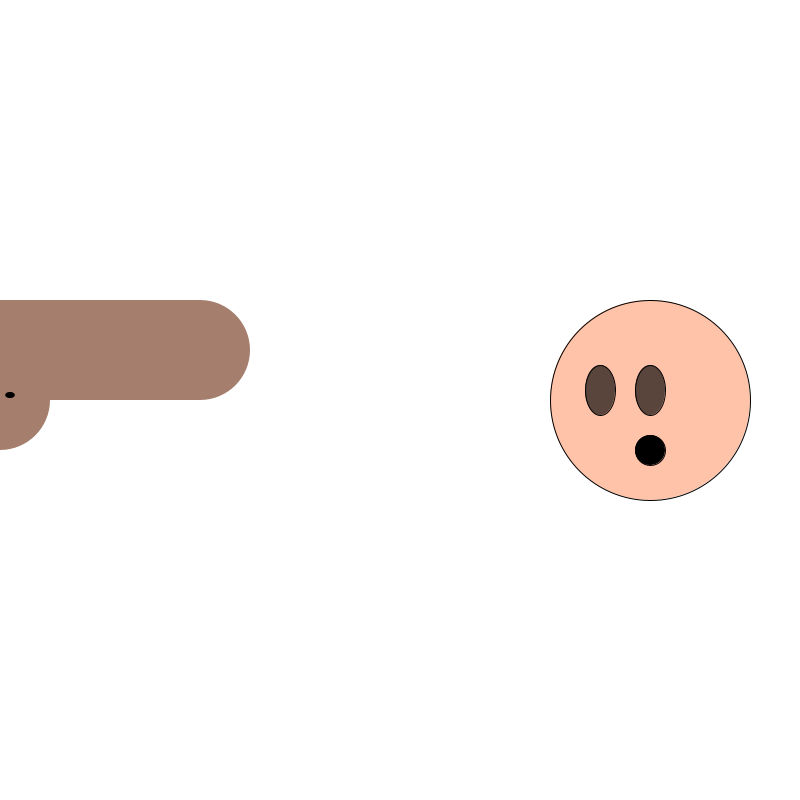
Frame 1 (no input)
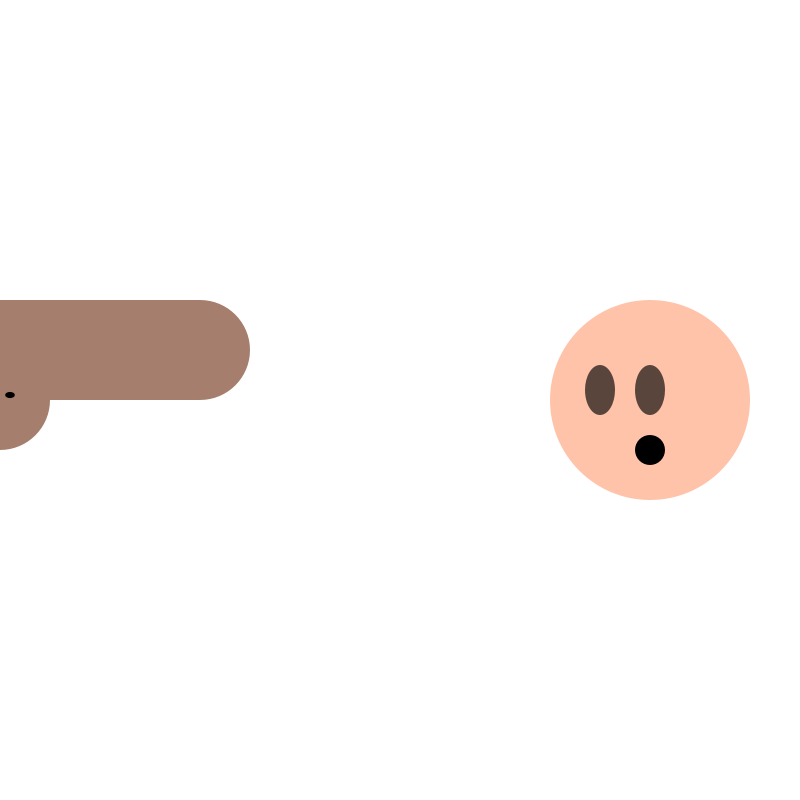
Frame 60 (the mouse pressed at the canvas centre just before this capture)
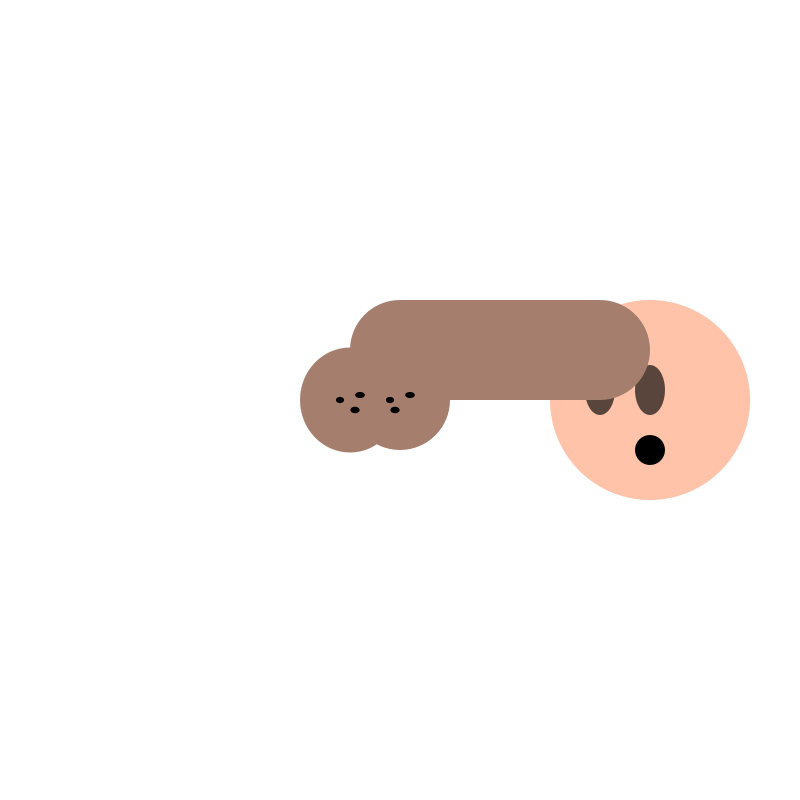
Frame 120 (the mouse held since frame 60 and released just before this capture)

The Processing sketch that drew these frames (run headless with seeded random() and noise(); from frame 60 on, the mouse is pressed at the canvas centre):

// Processing sketch: Special_pedro_project
// ── Special_pedro_project.pde
DickNballs dnb;
MotherFucker mf;

void setup(){
  size(800,800);    
  mf = new MotherFucker();
dnb = new DickNballs();
}

void draw(){  
  mf.desenha();
  dnb.desenha();
}

// ── DickNballs.pde
class DickNballs {
  float posX, posY, tam, rdm1, rdm2, rdm3, rdm4, rdm5, rdm6;

  DickNballs() {
    posX = mouseX;
    posY = height/2;
    tam = 100;
    rdm1 = random(5,10);
    rdm2 = random(5,10);
    rdm3 = random(5,10);
    rdm4 = random(5,10);
    rdm5 = random(5,10);
    rdm6 = random(5,10);
  }

  void desenha() {
    noStroke();
    posX = mouseX;
    fill(165, 126, 110);
    ellipse(posX, posY, tam, tam);
    ellipse(posX-50, posY, tam, tam+5);
    rect(posX, posY-100, tam+100, tam);
    ellipse(posX, posY-50, tam, tam);
    ellipse(posX+200, posY-50, tam, tam);
    fill(0);
    ellipse(posX-10, posY, rdm1, rdm2);
    ellipse(posX+10, posY-5, rdm3, rdm4);
    ellipse(posX-5, posY+10, rdm5, rdm6);
    
    ellipse(posX-60, posY, rdm1, rdm2);
    ellipse(posX-40, posY-5, rdm3, rdm4);
    ellipse(posX-45, posY+10, rdm5, rdm6);
  }
}

// ── MotherFucker.pde
class MotherFucker {
  float posX, posY, tam;

  MotherFucker() {
    posX = width-150;
    posY = height/2;
    tam = 200;    
  }

  void desenha() {
    background(255);
    fill(255, 195, 170);
    ellipse(posX, posY, tam, tam);
    fill(90,69,60);
    ellipse(posX-50, posY-10, tam-170, tam-150);
    ellipse(posX, posY-10, tam-170, tam-150);
    fill(0);
    ellipse(posX, posY+50, tam-170, tam-170);
  }
}
